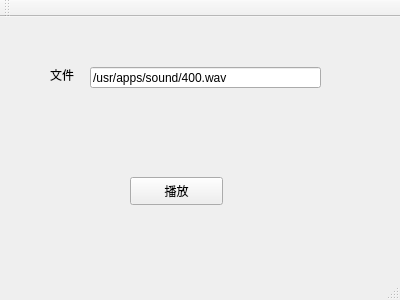
<?xml version="1.0" encoding="UTF-8"?>
<ui version="4.0">
 <class>MainWindow</class>
 <widget class="QMainWindow" name="MainWindow">
  <property name="geometry">
   <rect>
    <x>0</x>
    <y>0</y>
    <width>400</width>
    <height>300</height>
   </rect>
  </property>
  <property name="windowTitle">
   <string>MainWindow</string>
  </property>
  <widget class="QWidget" name="centralWidget">
   <widget class="QPushButton" name="play">
    <property name="geometry">
     <rect>
      <x>130</x>
      <y>160</y>
      <width>93</width>
      <height>28</height>
     </rect>
    </property>
    <property name="text">
     <string>播放</string>
    </property>
   </widget>
   <widget class="QLineEdit" name="pfile">
    <property name="geometry">
     <rect>
      <x>90</x>
      <y>50</y>
      <width>231</width>
      <height>21</height>
     </rect>
    </property>
    <property name="text">
     <string>/usr/apps/sound/400.wav</string>
    </property>
   </widget>
   <widget class="QLabel" name="label">
    <property name="geometry">
     <rect>
      <x>50</x>
      <y>50</y>
      <width>30</width>
      <height>15</height>
     </rect>
    </property>
    <property name="text">
     <string>文件</string>
    </property>
   </widget>
  </widget>
  <widget class="QMenuBar" name="menuBar">
   <property name="geometry">
    <rect>
     <x>0</x>
     <y>0</y>
     <width>400</width>
     <height>31</height>
    </rect>
   </property>
  </widget>
  <widget class="QToolBar" name="mainToolBar">
   <attribute name="toolBarArea">
    <enum>TopToolBarArea</enum>
   </attribute>
   <attribute name="toolBarBreak">
    <bool>false</bool>
   </attribute>
  </widget>
  <widget class="QStatusBar" name="statusBar"/>
 </widget>
 <layoutdefault spacing="6" margin="11"/>
 <resources/>
 <connections/>
</ui>
